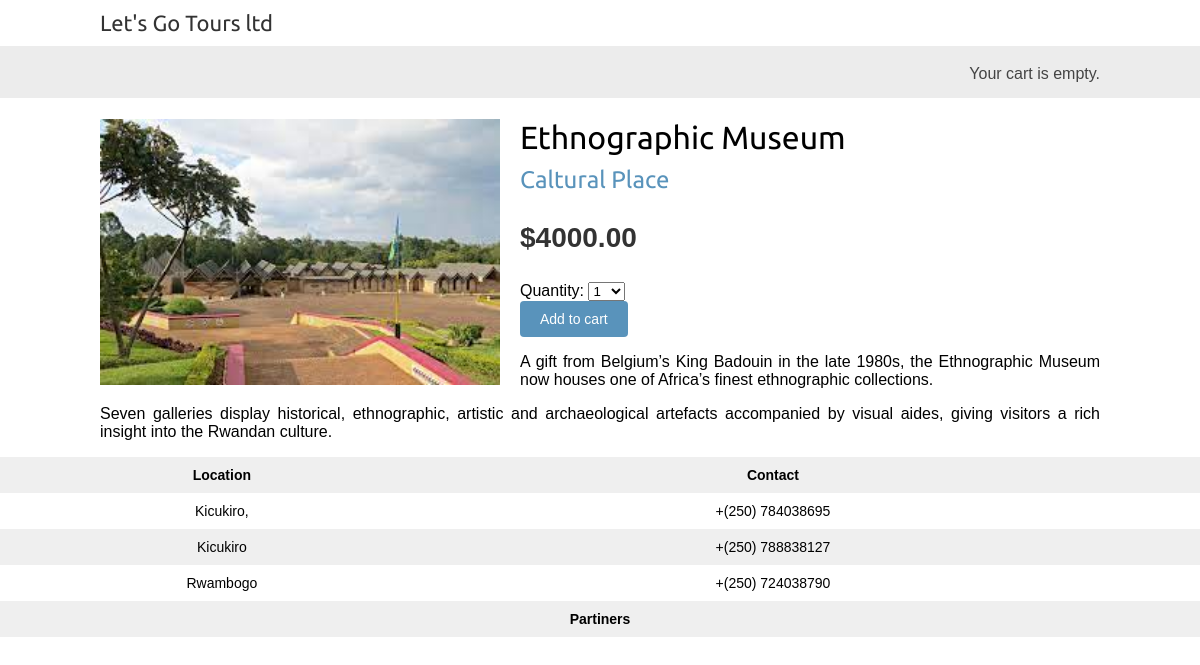
Page /10/ethnographic-museum/ on the committed database.
### shop/models.py (models this page shows, shortened)
class Product(models.Model):
    category=models.ForeignKey(Category,
                               related_name='products',
                               on_delete=models.CASCADE)
    name=models.CharField(max_length=200)
    slug=models.SlugField(max_length=200)
    image=models.ImageField(upload_to='product/%Y/%m/%d',
                            blank=True)
    description=models.TextField(blank=True)
    price=models.DecimalField(max_digits=10,
                              decimal_places=2)
    available=models.BooleanField(default=True)
    created=models.DateTimeField(auto_now_add=True)
    updated=models.DateTimeField(auto_now=True)
    class Meta:
        ordering=['name']
        indexes=[
            models.Index(fields=['id','slug']),
            models.Index(fields=['name']),
            models.Index(fields=['-created'])
        ]

class Category(models.Model):
    name=models.CharField(max_length=200)
    slug=models.SlugField(max_length=200,
                          unique=True)
    class Meta:
        ordering=['name']
        indexes=[
            models.Index(fields=['name']),
        ]
        verbose_name='category'
        verbose_name_plural='categories'
    def __str__(self):
        return self.name
    def get_absolute_url(self):
        return reverse('shop:product_list_by_category',
                       args=[self.slug])

### shop/views.py (the view)
# urls.py: path('<int:id>/<slug:slug>/',views.product_detail,name='product_detail')
def product_detail(request,id,slug):
    product=get_object_or_404(Product,
                              id=id,
                              slug=slug,
                              available=True)
    cart_product_form=CartAddProductForm()
    return render(request,
                  'shop/product/detail.html',
                  {'product':product,
                   'cart_product_form':cart_product_form})

### cart/forms.py
class CartAddProductForm(forms.Form):
    quantity=forms.TypedChoiceField(
                                choices=PRODUCT_QUANTITY_CHOICES,coerce=int)
    override=forms.BooleanField(required=False,
                                initial=False,
                                widget=forms.HiddenInput)

### cart/cart.py (called while the page is built)
    def __len__(self):
        return sum(item['quantity'] for item in self.cart.values())

### cart/context_processor.py (called while the page is built)
def cart(request):
    return{'cart': Cart(request)}

### shop/templates/shop/product/detail.html (shortened to what this page needs)
{% extends "shop/base.html" %}
{% load static %}
{% block content %}
 <div class="product-detail">
 <img src="{% if product.image %}{{ product.image.url }}{% else %}
 {% static "img/no_image.png" %}{% endif %}">
 <h1>{{ product.name }}</h1>
 <h2>
 <a href="{{ product.category.get_absolute_url }}">
 {{ product.category }}
 </a>
 </h2>
 <p class="price">${{ product.price }}</p>
 <form action="{% url "cart:cart_add" product.id %}" method="post">
    {{ cart_product_form }}
    <input type="submit" value="Add to cart">
   </form>
 {{ product.description|linebreaks }}
 </div>
{% endblock %}

### shop/static/css/base.css (style rules this page uses)
body { margin: 0; padding: 0; font-family: helvetica, sans-serif; }
h1, h2, h3, h4, h5, h6 { font-family: "Ubuntu", sans-serif; font-weight: normal; }
a { text-decoration: none; color: #5993bb; }
a.button, input[type="submit"] { color: #fff; background: #5993bb; border-radius: 4px; padding: 10px 20px; font-size: 14px; border: 0; }
.product-detail { text-align: justify; }
.product-detail .price { color: #333; font-size: 28px; font-weight: bold; }
.product-detail img { width: 40%; float: left; padding: 0 20px 20px 0; }
.product-detail h1 { margin-bottom: 0; }
.product-detail h2 { margin-top: 10px; }

### rows in the picture
Product: image (picture), name "Ethnographic Museum", category "Caltural Place", price "4000.00", description "A gift from Belgium’s King Badouin in the late 1980s, the Ethnographic Museum now houses one of Africa’s finest ethnographic collections. Seven galleries display historical, ethnographic, artistic and archaeological artefacts accompanied by visual aides, giving visitors a rich insight into the Rwandan culture."
